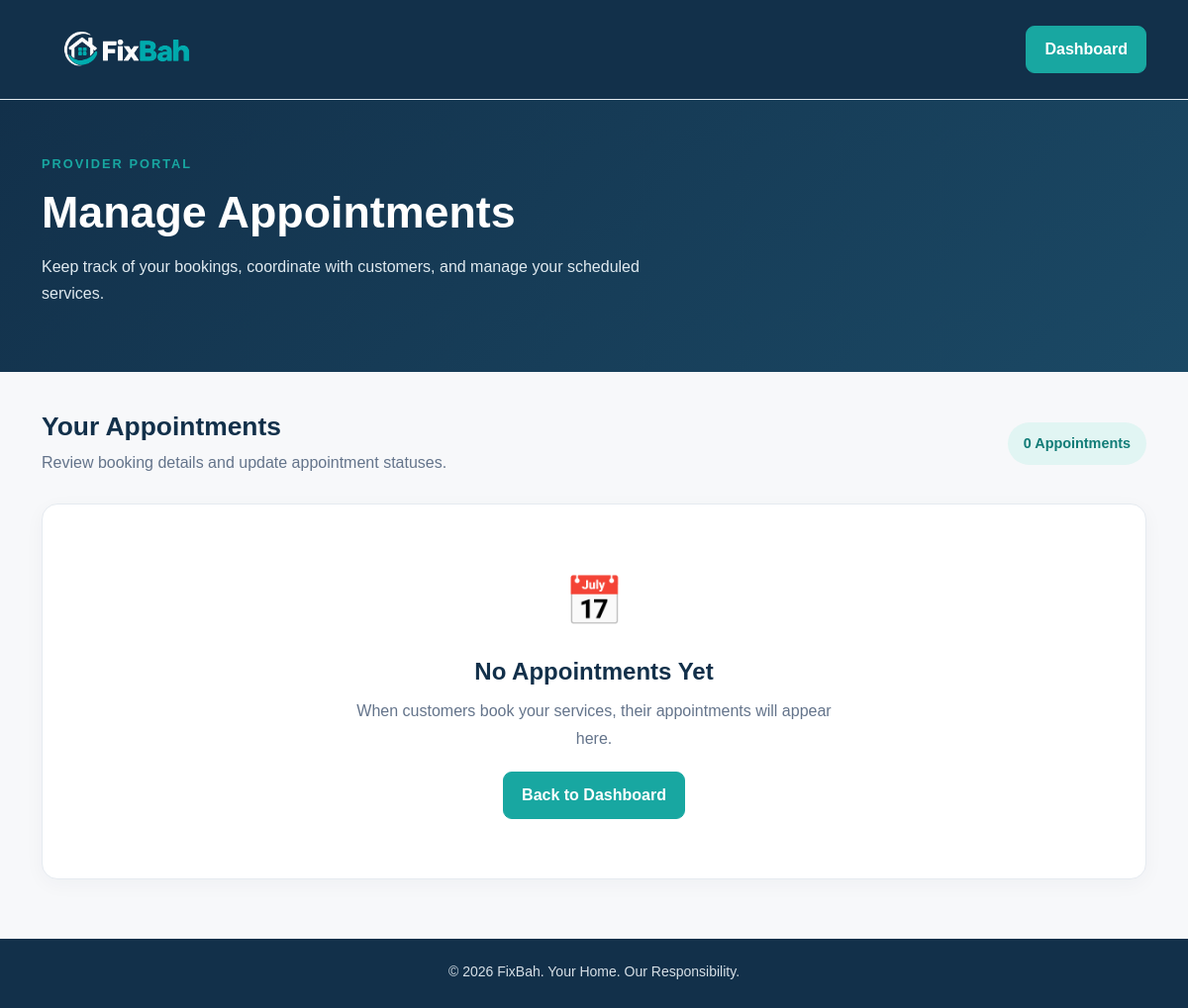
The app's page /provider-appointments (signed in), older data.
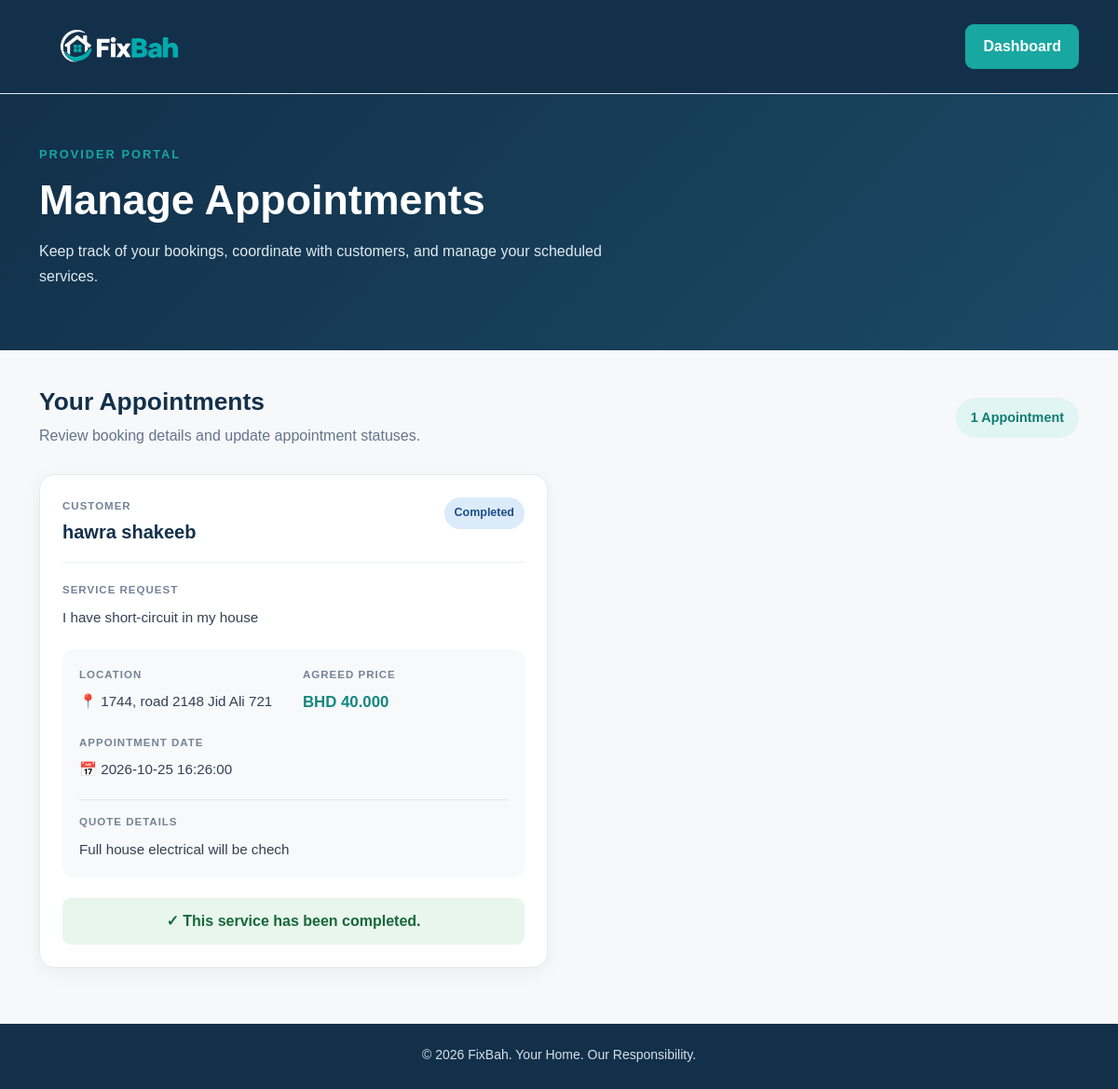
The same page, newer data.
### tables this page shows
CREATE TABLE bookings (
    id INTEGER PRIMARY KEY AUTOINCREMENT,
    quote_id INTEGER NOT NULL UNIQUE,
    appointment_date DATETIME NOT NULL,
    status TEXT NOT NULL DEFAULT 'pending',
    FOREIGN KEY (quote_id) REFERENCES quotes(id)
);

CREATE TABLE users (
    id INTEGER PRIMARY KEY AUTOINCREMENT,
    name TEXT NOT NULL,
    email TEXT UNIQUE NOT NULL,
    password_hash TEXT NOT NULL,
    role TEXT NOT NULL CHECK (role IN ('customer', 'provider', 'admin'))
, username TEXT);

CREATE TABLE service_requests (
    id INTEGER PRIMARY KEY AUTOINCREMENT,
    customer_id INTEGER NOT NULL,
    category_id INTEGER NOT NULL,
    description TEXT NOT NULL,
    location TEXT NOT NULL,
    status TEXT NOT NULL DEFAULT 'open',
    created_at DATETIME DEFAULT CURRENT_TIMESTAMP, customer_phone TEXT,
    FOREIGN KEY (customer_id) REFERENCES users(id),
    FOREIGN KEY (category_id) REFERENCES categories(id)
);

CREATE TABLE quotes (
    id INTEGER PRIMARY KEY AUTOINCREMENT,
    request_id INTEGER NOT NULL,
    provider_id INTEGER NOT NULL,
    price REAL NOT NULL CHECK (price >= 0),
    description TEXT,
    status TEXT NOT NULL DEFAULT 'pending',
    created_at DATETIME DEFAULT CURRENT_TIMESTAMP,
    FOREIGN KEY (request_id) REFERENCES service_requests(id),
    FOREIGN KEY (provider_id) REFERENCES providers(id),
    UNIQUE (request_id, provider_id)
);

### app.py (the view)
@app.route("/provider-appointments")
def provider_appointments():
    if "user_id" not in session:
        return redirect(url_for("login"))
    if session.get("role") != "provider":
        return redirect(url_for("dashboard"))
    db = get_db_connection()
    appointments = db.execute("""
        SELECT
            bookings.id AS booking_id,
            bookings.appointment_date,
            bookings.status AS booking_status,

            quotes.price,
            quotes.description AS quote_description,

            service_requests.description AS service_description,
            service_requests.location,

            providers.business_name,

            users.name AS customer_name

        FROM bookings

        JOIN quotes
            ON bookings.quote_id = quotes.id

        JOIN providers
            ON quotes.provider_id = providers.id

        JOIN service_requests
            ON quotes.request_id = service_requests.id

        JOIN users
            ON service_requests.customer_id = users.id

        WHERE providers.user_id = ?

        ORDER BY bookings.appointment_date ASC
    """, (session["user_id"],)).fetchall()
    db.close()
    return render_template(
        "provider_appointments.html",
        appointments=appointments
    )

### database.py (called while the page is built)
def get_db_connection():
    db = sqlite3.connect(DATABASE)
    db.row_factory = sqlite3.Row
    db.execute("PRAGMA foreign_keys = ON")
    return db

### templates/provider_appointments.html (shortened to what the changed rows need)
<!DOCTYPE html>
<html lang="en">
<head>
    <link
        href="https://cdn.jsdelivr.net/npm/bootstrap@5.3.3/dist/css/bootstrap.min.css"
        rel="stylesheet"
    >
    <link
        rel="stylesheet"
        href="{{ url_for('static', filename='css/style.css') }}"
    >
</head>
<body class="appointments-page">
    <section class="appointments-header">
        <div class="container">
            <h1>Manage Appointments</h1>
        </div>
    </section>
    <main class="container appointments-content">
        <div class="appointments-section-heading">
            <div>
                <h2>Your Appointments</h2>
                <p>
                </p>
            </div>
            <span class="appointments-count">
                {{ appointments|length }}
                {% if appointments|length == 1 %}
                    Appointment
                {% else %}
                    Appointments
                {% endif %}
            </span>
        </div>
        {% if appointments %}
            <div class="row g-4">
                {% for item in appointments %}
                    <div class="col-12 col-lg-6">
                        <article class="appointment-card">
                            <div class="appointment-card-header">
                                <div>
                                    <span class="appointment-label">
                                        CUSTOMER
                                    </span>
                                    <h3>
                                        {{ item.customer_name }}
                                    </h3>
                                </div>
                                <div>
                                    {% if item.booking_status == 'pending' %}
                                        <span class="appointment-status status-pending">
                                            Pending
                                        </span>
                                    {% elif item.booking_status == 'confirmed' %}
                                        <span class="appointment-status status-confirmed">
                                            Confirmed
                                        </span>
                                    {% elif item.booking_status == 'rejected' %}
                                        <span class="appointment-status status-rejected">
                                            Rejected
                                        </span>
                                    {% elif item.booking_status == 'completed' %}
                                        <span class="appointment-status status-completed">
                                            Completed
                                        </span>
                                    {% else %}
                                        <span class="appointment-status status-pending">
                                            {{ item.booking_status|capitalize }}
                                        </span>
                                    {% endif %}
                                </div>
                            </div>
                            <div class="appointment-service">
                                <span class="appointment-label">
                                    SERVICE REQUEST
                                </span>
                                <p>{{ item.service_description }}</p>
                            </div>
                            <div class="appointment-details">
                                <div class="appointment-detail-item">
                                    <span class="appointment-label">
                                        LOCATION
                                    </span>
                                    <p>📍 {{ item.location }}</p>
                                </div>
                                <div class="appointment-detail-item">
                                    <span class="appointment-label">
                                        AGREED PRICE
                                    </span>
                                    <p class="appointment-price">
                                        BHD {{ "%.3f"|format(item.price) }}
                                    </p>
                                </div>
                                <div class="appointment-detail-item">
                                    <span class="appointment-label">
                                        APPOINTMENT DATE
                                    </span>
                                    <p>📅 {{ item.appointment_date }}</p>
                                </div>
                                {% if item.quote_description %}
                                    <div class="appointment-detail-item appointment-quote">
                                        <span class="appointment-label">
                                            QUOTE DETAILS
                                        </span>
                                        <p>{{ item.quote_description }}</p>
                                    </div>
                                {% endif %}
                            </div>
                            <div class="appointment-actions">
                                {% if item.booking_status == 'pending' %}
                                    <form
                                        method="POST"
                                        action="{{ url_for('update_booking', booking_id=item.booking_id, action='confirm') }}"
                                        onsubmit="return confirm('Confirm this appointment?');"
                                    >
                                        <button
                                            type="submit"
                                            class="btn btn-primary-brand w-100"
                                        >
                                            Confirm Appointment
                                        </button>
                                    </form>
                                    <form
                                        method="POST"
                                        action="{{ url_for('update_booking', booking_id=item.booking_id, action='reject') }}"
                                        onsubmit="return confirm('Are you sure you want to reject this appointment?');"
                                    >
                                        <button
                                            type="submit"
                                            class="btn btn-reject w-100"
                                        >
                                            Reject
                                        </button>
                                    </form>
                                {% elif item.booking_status == 'completed' %}
                                    <p class="appointment-completed-message">
                                        ✓ This service has been completed.
                                    </p>
                                {% elif item.booking_status == 'rejected' %}
                                    <p class="appointment-rejected-message">
                                        This appointment was rejected.
                                    </p>
                                {% endif %}
                            </div>
                        </article>
                    </div>
                {% endfor %}
            </div>
        {% else %}
            <div class="appointments-empty">
                <div class="appointments-empty-icon">📅</div>
                <h3>No Appointments Yet</h3>
                <p>
                    When customers book your services, their appointments
                    will appear here.
                </p>
                <a
                    href="{{ url_for('provider_dashboard') }}"
                    class="btn btn-primary-brand mt-2"
                >
                    Back to Dashboard
                </a>
            </div>
        {% endif %}
    </main>
</body>
</html>

Row changes from the older to the newer data that the page shows:
added bookings: customer_name "hawra shakeeb", status "Completed", service_description "I have short-circuit in my house", location "1744, road 2148 Jid Ali 721", appointment_date "2026-10-25 16:26:00", quote_description "Full house electrical will be chech"
added quotes: price "40.000"
Text that changed along with them:
{{ appointments|length }}: "0" → "1"
text no longer shown: "Appointments 📅 No Appointments Yet When customers book your services, their appointments will appear here. Back to Dashboard"
text now shown: "Appointment"
